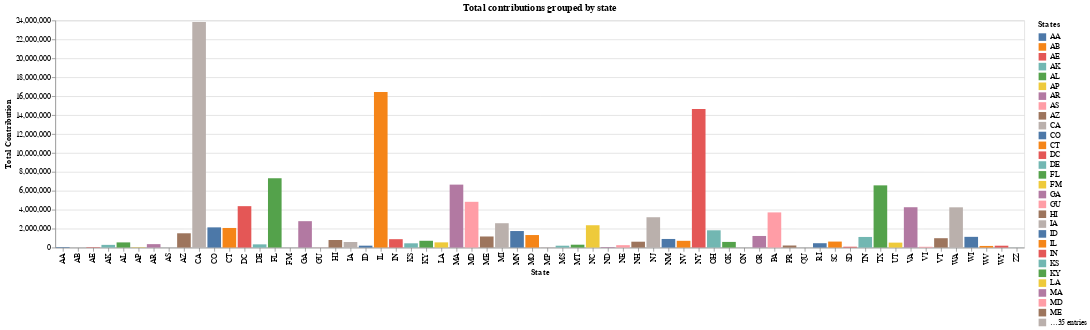

The notebook cell this image was saved under:
### Code cell
"Write your code here"

drop_down = alt.binding_select(options=['Obama, Barack', 'Romney, Mitt'], name='Candidate')
selection = alt.selection_point(fields=['cand_nm'], bind=drop_down, name='Candidate', value='Obama, Barack')

bars = alt.Chart(df_grouped_by_nm_st).mark_bar().encode(
    x=alt.X('contbr_st', title='State'),
    y=alt.Y('contb_receipt_amt', title='Total Contribution'),
    color=alt.Color('contbr_st', title='States'),
).add_params(
    selection
).transform_filter(
    selection
).properties(
    title = 'Total contributions grouped by state'
)
bars

### Figure 1 — Vega specification as saved in the notebook (floating-point values rounded to 4 significant figures)
{"$schema": "https://vega.github.io/schema/vega/v5.json", "data": [{"name": "_server_source_0", "values": [{"contbr_st": "AA", "cand_nm": "Obama, Barack", "contb_receipt_amt": 56400.0}, {"contbr_st": "AA", "cand_nm": "Romney, Mitt", "contb_receipt_amt": 135.0}, {"contbr_st": "AB", "cand_nm": "Obama, Barack", "contb_receipt_amt": 2048.0}, {"contbr_st": "AE", "cand_nm": "Obama, Barack", "contb_receipt_amt": 42970.0}, {"contbr_st": "AE", "cand_nm": "Romney, Mitt", "contb_receipt_amt": 5680.0}, {"contbr_st": "AK", "cand_nm": "Obama, Barack", "contb_receipt_amt": 281800.0}, {"contbr_st": "AK", "cand_nm": "Romney, Mitt", "contb_receipt_amt": 86200.0}, {"contbr_st": "AL", "cand_nm": "Obama, Barack", "contb_receipt_amt": 543100.0}, {"contbr_st": "AL", "cand_nm": "Romney, Mitt", "contb_receipt_amt": 527300.0}, {"contbr_st": "AP", "cand_nm": "Obama, Barack", "contb_receipt_amt": 37130.0}, {"contbr_st": "AP", "cand_nm": "Romney, Mitt", "contb_receipt_amt": 1655.0}, {"contbr_st": "AR", "cand_nm": "Obama, Barack", "contb_receipt_amt": 359200.0}, {"contbr_st": "AR", "cand_nm": "Romney, Mitt", "contb_receipt_amt": 105600.0}, {"contbr_st": "AS", "cand_nm": "Obama, Barack", "contb_receipt_amt": 2955.0}, {"contbr_st": "AZ", "cand_nm": "Obama, Barack", "contb_receipt_amt": 1506000.0}, {"contbr_st": "AZ", "cand_nm": "Romney, Mitt", "contb_receipt_amt": 1888000.0}, {"contbr_st": "CA", "cand_nm": "Obama, Barack", "contb_receipt_amt": 23820000.0}, {"contbr_st": "CA", "cand_nm": "Romney, Mitt", "contb_receipt_amt": 11240000.0}, {"contbr_st": "CO", "cand_nm": "Obama, Barack", "contb_receipt_amt": 2132000.0}, {"contbr_st": "CO", "cand_nm": "Romney, Mitt", "contb_receipt_amt": 1507000.0}, {"contbr_st": "CT", "cand_nm": "Obama, Barack", "contb_receipt_amt": 2068000.0}, {"contbr_st": "CT", "cand_nm": "Romney, Mitt", "contb_receipt_amt": 3499000.0}, {"contbr_st": "DC", "cand_nm": "Obama, Barack", "contb_receipt_amt": 4374000.0}, {"contbr_st": "DC", "cand_nm": "Romney, Mitt", "contb_receipt_amt": 1025000.0}, {"contbr_st": "DE", "cand_nm": "Obama, Barack", "contb_receipt_amt": 336700.0}, {"contbr_st": "DE", "cand_nm": "Romney, Mitt", "contb_receipt_amt": 82710.0}, {"contbr_st": "FF", "cand_nm": "Romney, Mitt", "contb_receipt_amt": 99030.0}, {"contbr_st": "FL", "cand_nm": "Obama, Barack", "contb_receipt_amt": 7318000.0}, {"contbr_st": "FL", "cand_nm": "Romney, Mitt", "contb_receipt_amt": 8338000.0}, {"contbr_st": "FM", "cand_nm": "Obama, Barack", "contb_receipt_amt": 600.0}, {"contbr_st": "GA", "cand_nm": "Obama, Barack", "contb_receipt_amt": 2786000.0}, {"contbr_st": "GA", "cand_nm": "Romney, Mitt", "contb_receipt_amt": 1996000.0}, {"contbr_st": "GU", "cand_nm": "Obama, Barack", "contb_receipt_amt": 11580.0}, {"contbr_st": "GU", "cand_nm": "Romney, Mitt", "contb_receipt_amt": 3850.0}, {"contbr_st": "HI", "cand_nm": "Obama, Barack", "contb_receipt_amt": 795200.0}, {"contbr_st": "HI", "cand_nm": "Romney, Mitt", "contb_receipt_amt": 111800.0}, {"contbr_st": "IA", "cand_nm": "Obama, Barack", "contb_receipt_amt": 584800.0}, {"contbr_st": "IA", "cand_nm": "Romney, Mitt", "contb_receipt_amt": 208500.0}, {"contbr_st": "ID", "cand_nm": "Obama, Barack", "contb_receipt_amt": 197500.0}, {"contbr_st": "ID", "cand_nm": "Romney, Mitt", "contb_receipt_amt": 787200.0}, {"contbr_st": "IL", "cand_nm": "Obama, Barack", "contb_receipt_amt": 16440000.0}, {"contbr_st": "IL", "cand_nm": "Romney, Mitt", "contb_receipt_amt": 3629000.0}, {"contbr_st": "IN", "cand_nm": "Obama, Barack", "contb_receipt_amt": 883700.0}, {"contbr_st": "IN", "cand_nm": "Romney, Mitt", "contb_receipt_amt": 542100.0}, {"contbr_st": "KS", "cand_nm": "Obama, Barack", "contb_receipt_amt": 448000.0}, {"contbr_st": "KS", "cand_nm": "Romney, Mitt", "contb_receipt_amt": 326600.0}, {"contbr_st": "KY", "cand_nm": "Obama, Barack", "contb_receipt_amt": 715000.0}, {"contbr_st": "KY", "cand_nm": "Romney, Mitt", "contb_receipt_amt": 666900.0}, {"contbr_st": "LA", "cand_nm": "Obama, Barack", "contb_receipt_amt": 548000.0}, {"contbr_st": "LA", "cand_nm": "Romney, Mitt", "contb_receipt_amt": 991200.0}, {"contbr_st": "MA", "cand_nm": "Obama, Barack", "contb_receipt_amt": 6649000.0}, {"contbr_st": "MA", "cand_nm": "Romney, Mitt", "contb_receipt_amt": 4711000.0}, {"contbr_st": "MD", "cand_nm": "Obama, Barack", "contb_receipt_amt": 4833000.0}, {"contbr_st": "MD", "cand_nm": "Romney, Mitt", "contb_receipt_amt": 1634000.0}, {"contbr_st": "ME", "cand_nm": "Obama, Barack", "contb_receipt_amt": 1168000.0}, {"contbr_st": "ME", "cand_nm": "Romney, Mitt", "contb_receipt_amt": 117200.0}, {"contbr_st": "MI", "cand_nm": "Obama, Barack", "contb_receipt_amt": 2570000.0}, {"contbr_st": "MI", "cand_nm": "Romney, Mitt", "contb_receipt_amt": 2448000.0}, {"contbr_st": "MN", "cand_nm": "Obama, Barack", "contb_receipt_amt": 1744000.0}, {"contbr_st": "MN", "cand_nm": "Romney, Mitt", "contb_receipt_amt": 293700.0}, {"contbr_st": "MO", "cand_nm": "Obama, Barack", "contb_receipt_amt": 1321000.0}, {"contbr_st": "MO", "cand_nm": "Romney, Mitt", "contb_receipt_amt": 1371000.0}, {"contbr_st": "MP", "cand_nm": "Obama, Barack", "contb_receipt_amt": 3855.0}, {"contbr_st": "MP", "cand_nm": "Romney, Mitt", "contb_receipt_amt": 1250.0}, {"contbr_st": "MS", "cand_nm": "Obama, Barack", "contb_receipt_amt": 195200.0}, {"contbr_st": "MS", "cand_nm": "Romney, Mitt", "contb_receipt_amt": 330200.0}, {"contbr_st": "MT", "cand_nm": "Obama, Barack", "contb_receipt_amt": 300200.0}, {"contbr_st": "MT", "cand_nm": "Romney, Mitt", "contb_receipt_amt": 161600.0}, {"contbr_st": "NC", "cand_nm": "Obama, Barack", "contb_receipt_amt": 2357000.0}, {"contbr_st": "NC", "cand_nm": "Romney, Mitt", "contb_receipt_amt": 1274000.0}, {"contbr_st": "ND", "cand_nm": "Obama, Barack", "contb_receipt_amt": 59000.0}, {"contbr_st": "ND", "cand_nm": "Romney, Mitt", "contb_receipt_amt": 39390.0}, {"contbr_st": "NE", "cand_nm": "Obama, Barack", "contb_receipt_amt": 251300.0}, {"contbr_st": "NE", "cand_nm": "Romney, Mitt", "contb_receipt_amt": 178600.0}, {"contbr_st": "NH", "cand_nm": "Obama, Barack", "contb_receipt_amt": 617000.0}, {"contbr_st": "NH", "cand_nm": "Romney, Mitt", "contb_receipt_amt": 424800.0}, {"contbr_st": "NJ", "cand_nm": "Obama, Barack", "contb_receipt_amt": 3203000.0}, {"contbr_st": "NJ", "cand_nm": "Romney, Mitt", "contb_receipt_amt": 3333000.0}, {"contbr_st": "NM", "cand_nm": "Obama, Barack", "contb_receipt_amt": 906200.0}, {"contbr_st": "NM", "cand_nm": "Romney, Mitt", "contb_receipt_amt": 168000.0}, {"contbr_st": "NV", "cand_nm": "Obama, Barack", "contb_receipt_amt": 710700.0}, {"contbr_st": "NV", "cand_nm": "Romney, Mitt", "contb_receipt_amt": 630000.0}, {"contbr_st": "NY", "cand_nm": "Obama, Barack", "contb_receipt_amt": 14650000.0}, {"contbr_st": "NY", "cand_nm": "Romney, Mitt", "contb_receipt_amt": 10180000.0}, {"contbr_st": "OH", "cand_nm": "Obama, Barack", "contb_receipt_amt": 1823000.0}, {"contbr_st": "OH", "cand_nm": "Romney, Mitt", "contb_receipt_amt": 1902000.0}, {"contbr_st": "OK", "cand_nm": "Obama, Barack", "contb_receipt_amt": 594300.0}, {"contbr_st": "OK", "cand_nm": "Romney, Mitt", "contb_receipt_amt": 839500.0}, {"contbr_st": "ON", "cand_nm": "Obama, Barack", "contb_receipt_amt": 1955.0}, {"contbr_st": "OR", "cand_nm": "Obama, Barack", "contb_receipt_amt": 1223000.0}, {"contbr_st": "OR", "cand_nm": "Romney, Mitt", "contb_receipt_amt": 526200.0}, {"contbr_st": "PA", "cand_nm": "Obama, Barack", "contb_receipt_amt": 3713000.0}, {"contbr_st": "PA", "cand_nm": "Romney, Mitt", "contb_receipt_amt": 1942000.0}, {"contbr_st": "PR", "cand_nm": "Obama, Barack", "contb_receipt_amt": 216000.0}, {"contbr_st": "PR", "cand_nm": "Romney, Mitt", "contb_receipt_amt": 29120.0}, {"contbr_st": "QU", "cand_nm": "Obama, Barack", "contb_receipt_amt": 500.0}, {"contbr_st": "RI", "cand_nm": "Obama, Barack", "contb_receipt_amt": 457400.0}, {"contbr_st": "RI", "cand_nm": "Romney, Mitt", "contb_receipt_amt": 187900.0}, {"contbr_st": "SC", "cand_nm": "Obama, Barack", "contb_receipt_amt": 630700.0}, {"contbr_st": "SC", "cand_nm": "Romney, Mitt", "contb_receipt_amt": 402700.0}, {"contbr_st": "SD", "cand_nm": "Obama, Barack", "contb_receipt_amt": 86530.0}, {"contbr_st": "SD", "cand_nm": "Romney, Mitt", "contb_receipt_amt": 166600.0}, {"contbr_st": "TN", "cand_nm": "Obama, Barack", "contb_receipt_amt": 1119000.0}, {"contbr_st": "TN", "cand_nm": "Romney, Mitt", "contb_receipt_amt": 1517000.0}, {"contbr_st": "TX", "cand_nm": "Obama, Barack", "contb_receipt_amt": 6571000.0}, {"contbr_st": "TX", "cand_nm": "Romney, Mitt", "contb_receipt_amt": 6222000.0}, {"contbr_st": "UK", "cand_nm": "Romney, Mitt", "contb_receipt_amt": 2500.0}, {"contbr_st": "UT", "cand_nm": "Obama, Barack", "contb_receipt_amt": 519900.0}, {"contbr_st": "UT", "cand_nm": "Romney, Mitt", "contb_receipt_amt": 3717000.0}, {"contbr_st": "VA", "cand_nm": "Obama, Barack", "contb_receipt_amt": 4260000.0}, {"contbr_st": "VA", "cand_nm": "Romney, Mitt", "contb_receipt_amt": 3466000.0}, {"contbr_st": "VI", "cand_nm": "Obama, Barack", "contb_receipt_amt": 80710.0}, {"contbr_st": "VI", "cand_nm": "Romney, Mitt", "contb_receipt_amt": 3500.0}, {"contbr_st": "VT", "cand_nm": "Obama, Barack", "contb_receipt_amt": 986500.0}, {"contbr_st": "VT", "cand_nm": "Romney, Mitt", "contb_receipt_amt": 55230.0}, {"contbr_st": "WA", "cand_nm": "Obama, Barack", "contb_receipt_amt": 4251000.0}, {"contbr_st": "WA", "cand_nm": "Romney, Mitt", "contb_receipt_amt": 1342000.0}, {"contbr_st": "WI", "cand_nm": "Obama, Barack", "contb_receipt_amt": 1130000.0}, {"contbr_st": "WI", "cand_nm": "Romney, Mitt", "contb_receipt_amt": 270300.0}, {"contbr_st": "WV", "cand_nm": "Obama, Barack", "contb_receipt_amt": 169200.0}, {"contbr_st": "WV", "cand_nm": "Romney, Mitt", "contb_receipt_amt": 126700.0}, {"contbr_st": "WY", "cand_nm": "Obama, Barack", "contb_receipt_amt": 194000.0}, {"contbr_st": "WY", "cand_nm": "Romney, Mitt", "contb_receipt_amt": 252600.0}, {"contbr_st": "XX", "cand_nm": "Romney, Mitt", "contb_receipt_amt": 400200.0}, {"contbr_st": "ZZ", "cand_nm": "Obama, Barack", "contb_receipt_amt": 5963.0}]}, {"name": "Candidate_store", "values": [{"unit": "", "fields": [{"type": "E", "field": "cand_nm"}], "values": ["Obama, Barack"]}]}, {"name": "source_0", "source": "_server_source_0", "transform": [{"type": "filter", "expr": "!length(data(\"Candidate_store\")) || vlSelectionTest(\"Candidate_store\", datum)"}, {"type": "stack", "field": "contb_receipt_amt", "groupby": ["contbr_st"], "sort": {"field": [], "order": []}, "as": ["contb_receipt_amt_start", "contb_receipt_amt_end"], "offset": "zero"}, {"type": "filter", "expr": "isValid(datum[\"contb_receipt_amt\"]) && isFinite(+datum[\"contb_receipt_amt\"])"}, {"type": "project", "fields": ["contb_receipt_amt_end", "contb_receipt_amt_start", "contbr_st"]}]}, {"name": "source_0_x_domain_contbr_st", "source": "source_0", "transform": [{"type": "aggregate", "groupby": ["contbr_st"], "fields": [], "ops": [], "as": []}, {"type": "formula", "expr": "datum['contbr_st']", "as": "sort_field"}, {"type": "project", "fields": ["contbr_st"]}]}, {"name": "source_0_color_domain_contbr_st", "source": "source_0", "transform": [{"type": "aggregate", "groupby": ["contbr_st"], "fields": [], "ops": [], "as": []}, {"type": "formula", "expr": "datum['contbr_st']", "as": "sort_field"}, {"type": "project", "fields": ["contbr_st"]}]}], "signals": [{"name": "x_step", "value": 20}, {"name": "width", "update": "bandspace(domain('x').length, 0.1, 0.05) * x_step"}, {"name": "unit", "value": {}, "on": [{"events": "pointermove", "update": "isTuple(group()) ? group() : unit"}]}, {"name": "Candidate_cand_nm", "init": "\"Obama, Barack\"", "bind": {"input": "select", "options": ["Obama, Barack", "Romney, Mitt"], "name": "Candidate"}}, {"name": "Candidate", "update": "vlSelectionResolve(\"Candidate_store\", \"union\", true, true)"}, {"name": "Candidate_tuple", "update": "Candidate_cand_nm !== null ? {fields: Candidate_tuple_fields, values: [Candidate_cand_nm]} : null"}, {"name": "Candidate_tuple_fields", "value": [{"type": "E", "field": "cand_nm"}]}, {"name": "Candidate_modify", "on": [{"events": {"signal": "Candidate_tuple"}, "update": "modify(\"Candidate_store\", Candidate_tuple, true)"}]}], "marks": [{"type": "rect", "name": "marks", "from": {"data": "source_0"}, "encode": {"update": {"x": {"field": "contbr_st", "scale": "x"}, "y": {"field": "contb_receipt_amt_end", "scale": "y"}, "width": {"signal": "max(0.25, bandwidth('x'))"}, "y2": {"field": "contb_receipt_amt_start", "scale": "y"}, "fill": {"field": "contbr_st", "scale": "color"}}}, "interactive": true, "style": ["bar"]}], "scales": [{"name": "x", "type": "band", "domain": {"data": "source_0_x_domain_contbr_st", "field": "contbr_st", "sort": true}, "range": {"step": {"signal": "x_step"}}, "paddingInner": 0.1, "paddingOuter": 0.05}, {"name": "y", "type": "linear", "domain": {"data": "source_0", "fields": ["contb_receipt_amt_start", "contb_receipt_amt_end"]}, "range": [{"signal": "height"}, 0], "zero": true, "nice": true}, {"name": "color", "type": "ordinal", "domain": {"data": "source_0_color_domain_contbr_st", "field": "contbr_st", "sort": true}, "range": "category"}], "axes": [{"scale": "y", "grid": true, "minExtent": 0, "ticks": false, "tickCount": {"signal": "ceil(height/40)"}, "orient": "left", "maxExtent": 0, "zindex": 0, "aria": false, "gridScale": "x", "domain": false, "labels": false}, {"scale": "x", "labelBaseline": "middle", "grid": false, "labelAngle": 270, "orient": "bottom", "labelAlign": "right", "title": "State", "zindex": 0}, {"scale": "y", "title": "Total Contribution", "grid": false, "tickCount": {"signal": "ceil(height/40)"}, "zindex": 0, "orient": "left", "labelOverlap": true}], "title": {"text": "Total contributions grouped by state", "frame": "group"}, "background": "white", "padding": 5, "legends": [{"title": "States", "fill": "color", "symbolType": "square"}], "height": 300, "style": "cell"}
